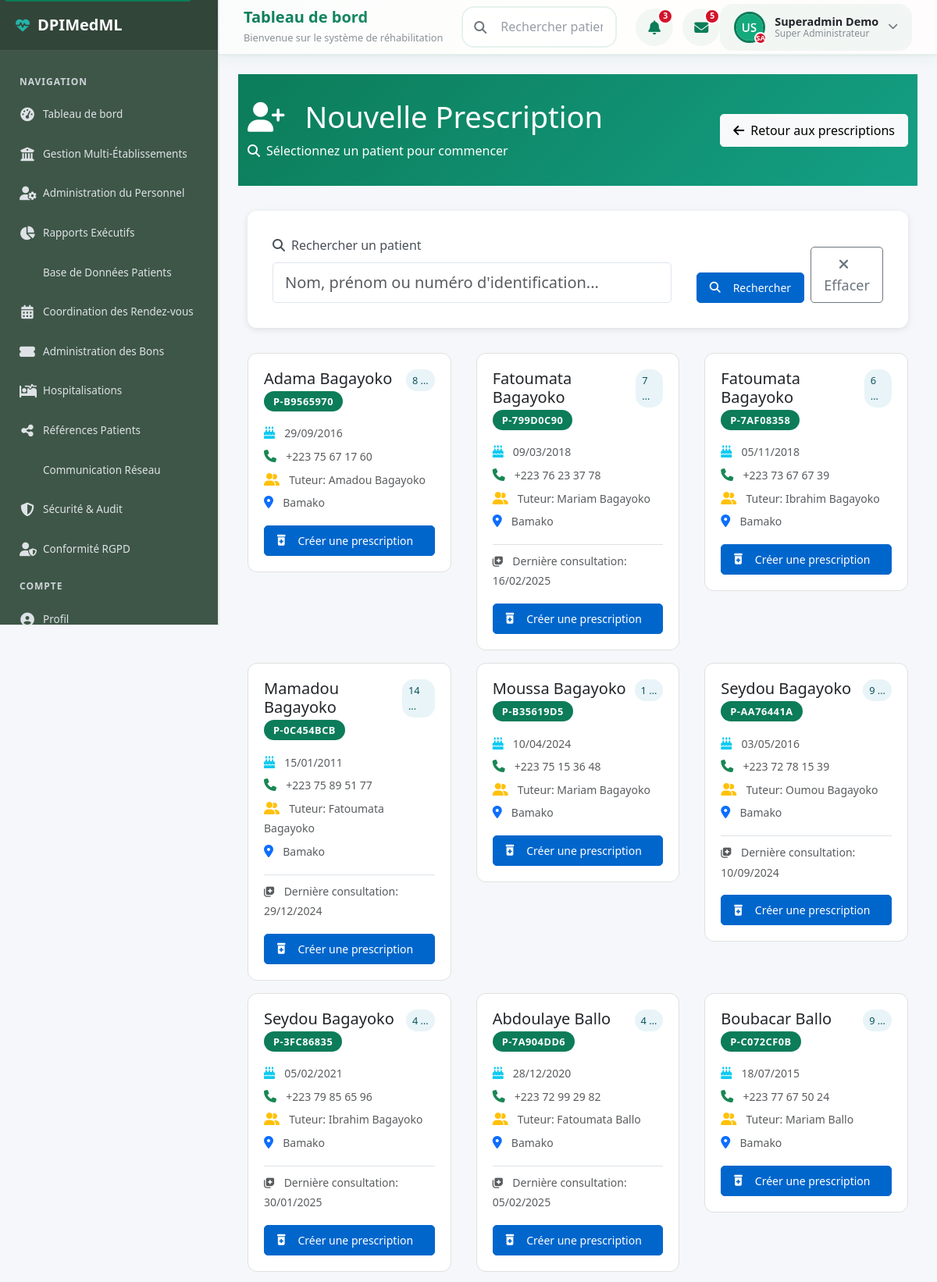
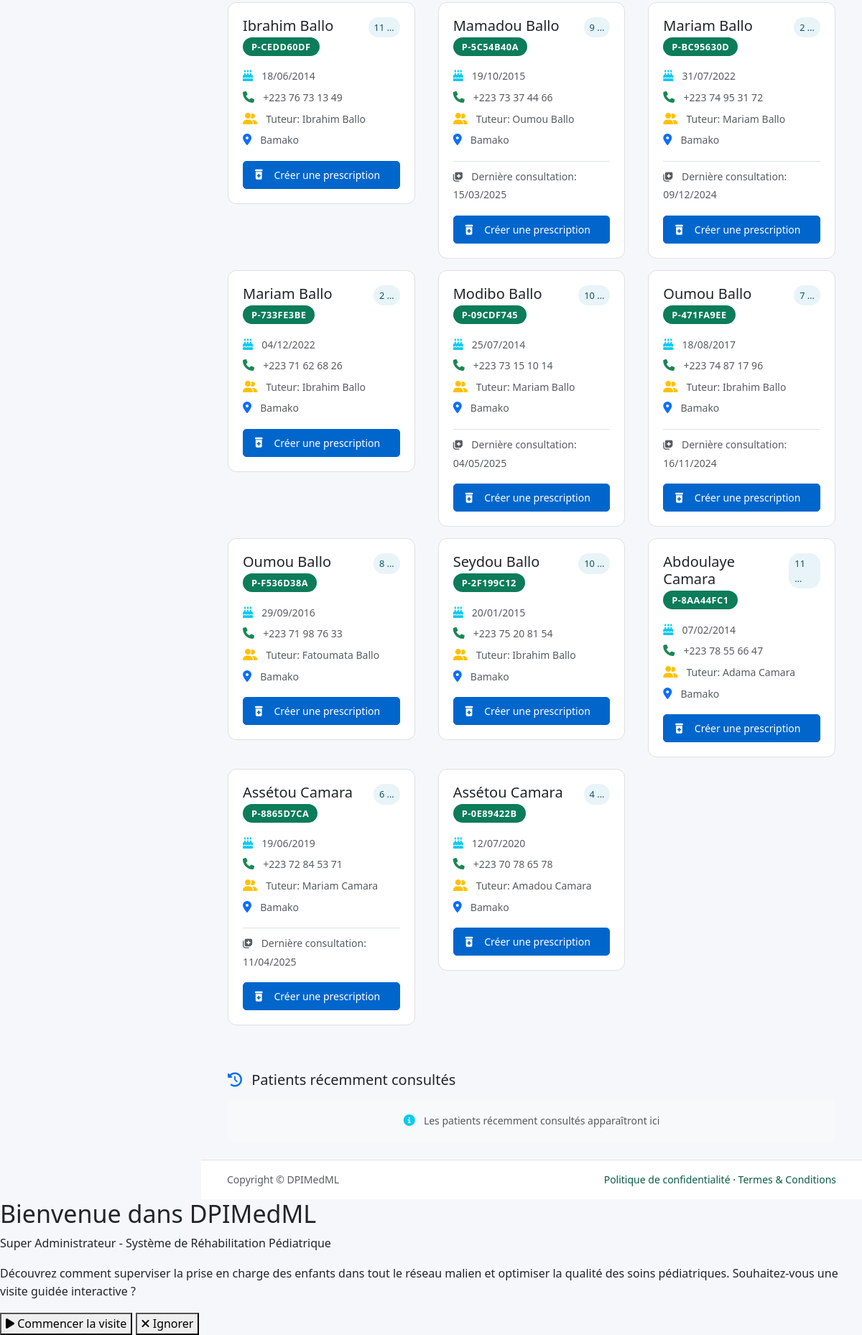
The page /prescriptions/create/ (signed in) on the database as committed earlier (2 pictures, top to bottom).
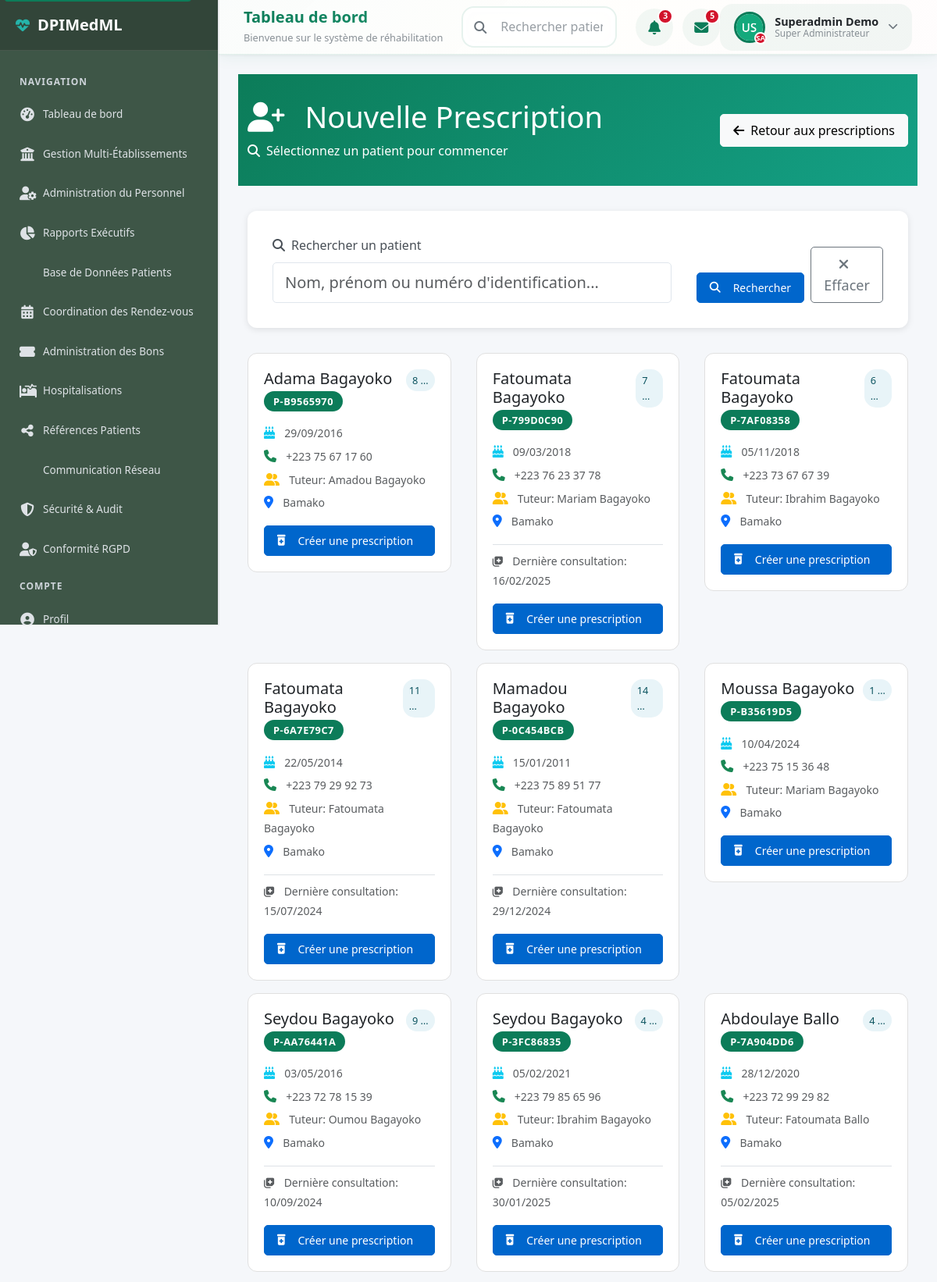
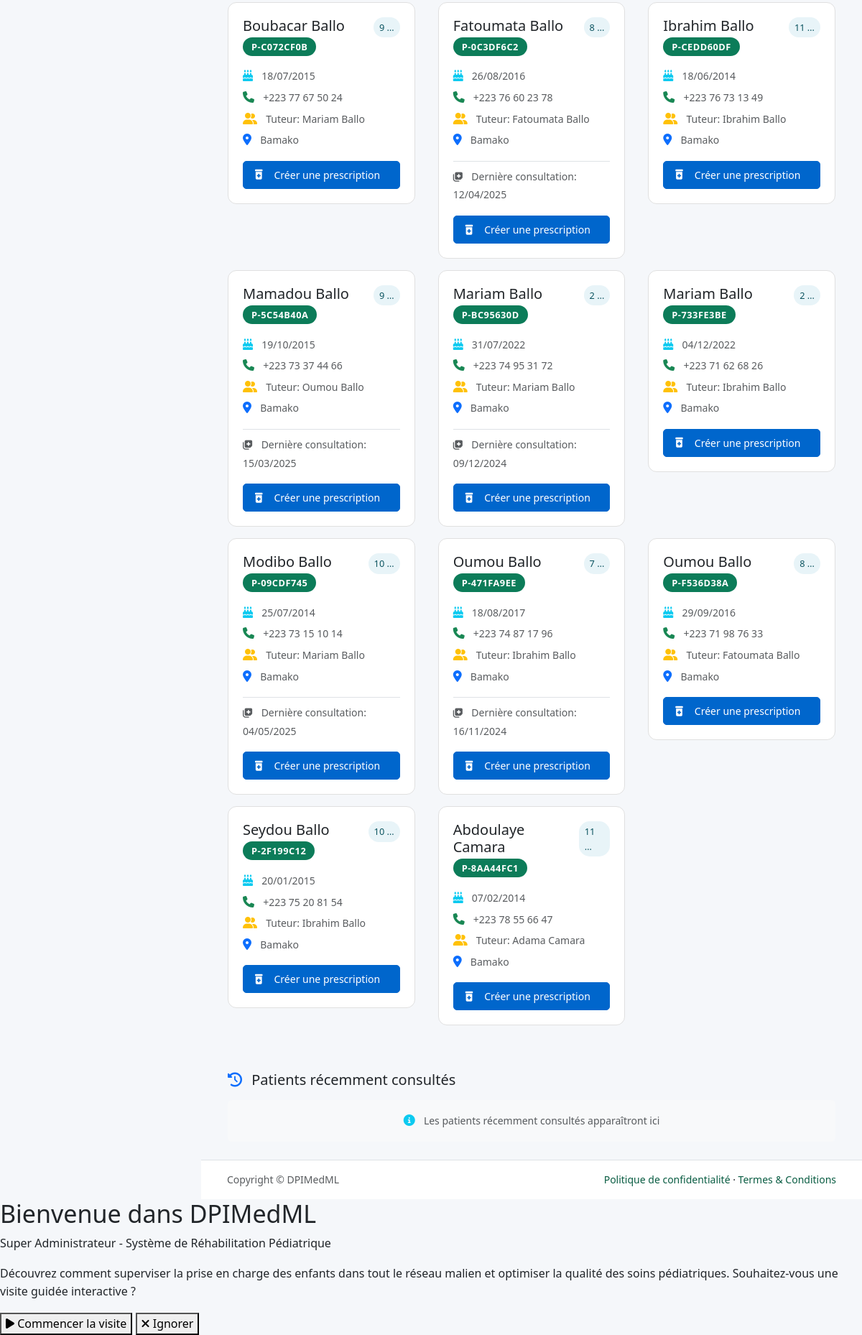
The same page on the database as committed later (2 pictures, top to bottom).
### patients/models.py (models this page shows, shortened)
class Patient(models.Model):
    GENDER_CHOICES = [
        ('M', 'Masculin'),
        ('F', 'Féminin'),
        ('O', 'Autre'),
    ]
    user = models.OneToOneField(User, on_delete=models.CASCADE, null=True, blank=True)
    patient_id = models.CharField(max_length=20, unique=True, null=True, blank=True)
    first_name = models.CharField(max_length=100, null=True, blank=True)
    last_name = models.CharField(max_length=100, null=True, blank=True)
    date_of_birth = models.DateField(null=True, blank=True)
    gender = models.CharField(max_length=1, choices=GENDER_CHOICES, null=True, blank=True)
    address = models.CharField(max_length=255, null=True, blank=True)
    city = models.CharField(max_length=100, null=True, blank=True)
    region = models.CharField(max_length=100, null=True, blank=True)
    phone_number = models.CharField(max_length=20, null=True, blank=True)
    email = models.EmailField(null=True, blank=True)
    guardian_name = models.CharField(max_length=200, null=True, blank=True)
    guardian_relationship = models.CharField(max_length=50, null=True, blank=True)
    guardian_phone = models.CharField(max_length=20, null=True, blank=True)
    created_at = models.DateTimeField(default=timezone.now)
    updated_at = models.DateTimeField(default=timezone.now)

class MedicalRecord(models.Model):
    patient = models.ForeignKey(Patient, on_delete=models.CASCADE)
    doctor = models.ForeignKey('accounts.UserProfile', on_delete=models.SET_NULL, null=True, related_name='medical_records')
    facility = models.ForeignKey('facilities.Facility', on_delete=models.SET_NULL, null=True)
    date = models.DateTimeField(null=True, blank=True)
    primary_diagnosis_icd10 = models.ForeignKey(
        ICD10Code,
        on_delete=models.SET_NULL,
        null=True,
        blank=True,
        related_name='primary_diagnoses',
        help_text="Diagnostic principal (ICD-10)"
    )
    secondary_diagnoses_icd10 = models.ManyToManyField(
        ICD10Code,
        blank=True,
        related_name='secondary_diagnoses',
        help_text="Diagnostics secondaires (ICD-10)"
    )
    diagnosis = models.CharField(max_length=200, null=True, blank=True, help_text="Diagnostic (texte libre - legacy)")
    chief_complaint = models.TextField(null=True, blank=True, help_text="Motif de consultation")
    present_illness = models.TextField(null=True, blank=True, help_text="Histoire de la maladie actuelle")
    physical_examination = models.TextField(null=True, blank=True, help_text="Examen physique")
    clinical_notes = models.TextField(null=True, blank=True, help_text="Notes cliniques")
    description = models.TextField(null=True, blank=True, help_text="Description générale")
    treatment_plan = models.TextField(null=True, blank=True, help_text="Plan de traitement")
    recommendations = models.TextField(blank=True, null=True, help_text="Recommandations")
    follow_up_instructions = models.TextField(null=True, blank=True, help_text="Instructions de suivi")
    created_at = models.DateTimeField(default=timezone.now)
    updated_at = models.DateTimeField(default=timezone.now)
    class Meta:
        verbose_name = "Dossier médical"
        verbose_name_plural = "Dossiers médicaux"
        ordering = ['-date']

### prescriptions/views.py (the view)
# urls.py: path('create/', views.prescription_create, name='create'),
@login_required
def prescription_create(request):
    search_query = request.GET.get('search', '').strip()
    patients = Patient.objects.all()
    if search_query:
        search_filter = Q(first_name__icontains=search_query) | \
                       Q(last_name__icontains=search_query) | \
                       Q(patient_id__icontains=search_query)
        patients = patients.filter(search_filter)
    patients = patients.order_by('last_name', 'first_name')[:20]  # Limit for performance
    context = {
        'patients': patients,
        'search_query': search_query
    }
    return render(request, 'prescriptions/select_patient.html', context)

### dpimedml/context_processors.py (called while the page is built)
def current_patient(request):
    context = {}
    if request.user.is_authenticated and hasattr(request.user, 'profile'):
        if request.user.profile.user_type == 'patient':
            try:
                current_patient = Patient.objects.get(user=request.user)
                context['current_patient'] = current_patient
            except Patient.DoesNotExist:
                context['current_patient'] = None
    return context

### templates/prescriptions/select_patient.html (shortened to what the changed rows need)
{% extends 'base.html' %}
{% load static %}
{% block content %}
<div class="mali-header">
    <div class="container">
        <div class="row align-items-center">
            <div class="col-md-8">
                <h1 class="mb-2">
                    <i class="fas fa-user-plus me-3"></i>
                    Nouvelle Prescription
                </h1>
            </div>
        </div>
    </div>
</div>
<div class="container">
    {% if patients %}
        <div class="row">
            {% for patient in patients %}
                <div class="col-md-6 col-lg-4">
                    <div class="patient-card">
                        <div class="card-body">
                            <div class="d-flex justify-content-between align-items-start mb-3">
                                <div>
                                    <h5 class="card-title mb-1">
                                        {{ patient.first_name }} {{ patient.last_name }}
                                    </h5>
                                    <span class="patient-id-badge">{{ patient.patient_id }}</span>
                                </div>
                                <span class="age-badge">
                                    {% if patient.date_of_birth %}
                                        {{ patient.date_of_birth|timesince|truncatewords:1 }}
                                    {% else %}
                                        Âge non renseigné
                                    {% endif %}
                                </span>
                            </div>
                            <div class="mb-3">
                                {% if patient.date_of_birth %}
                                    <p class="mb-1">
                                        <i class="fas fa-birthday-cake me-2 text-info"></i>
                                        <small class="text-muted">{{ patient.date_of_birth|date:"d/m/Y" }}</small>
                                    </p>
                                {% endif %}
                                {% if patient.phone_number %}
                                    <p class="mb-1">
                                        <i class="fas fa-phone me-2 text-success"></i>
                                        <small class="text-muted">{{ patient.phone_number }}</small>
                                    </p>
                                {% endif %}
                                {% if patient.guardian_name %}
                                    <p class="mb-1">
                                        <i class="fas fa-user-friends me-2 text-warning"></i>
                                        <small class="text-muted">Tuteur: {{ patient.guardian_name }}</small>
                                    </p>
                                {% endif %}
                                {% if patient.city %}
                                    <p class="mb-1">
                                        <i class="fas fa-map-marker-alt me-2 text-primary"></i>
                                        <small class="text-muted">{{ patient.city }}</small>
                                    </p>
                                {% endif %}
                            </div>
                            {% with patient.medicalrecord_set.first as latest_record %}
                                {% if latest_record %}
                                    <div class="border-top pt-2 mb-3">
                                        <small class="text-muted">
                                            <i class="fas fa-notes-medical me-2"></i>
                                            Dernière consultation: {{ latest_record.date|date:"d/m/Y" }}
                                        </small>
                                    </div>
                                {% endif %}
                            {% endwith %}
                            <div class="d-grid">
                                <a href="{% url 'prescriptions:create_for_patient' patient.pk %}"
                                   class="btn btn-primary">
                                    <i class="fas fa-prescription-bottle-alt me-2"></i>
                                    Créer une prescription
                                </a>
                            </div>
                        </div>
                    </div>
                </div>
            {% endfor %}
        </div>
    {% endif %}
</div>
{% endblock %}

Rows that differ between the two databases and show on the page:
no longer on this page (row unchanged): Patient: first_name "Assétou", last_name "Camara", patient_id "P-8865D7CA", date_of_birth "6 …", date_of_birth "19/06/2019", phone_number "+223 72 84 53 71", guardian_name "Mariam Camara", city "Bamako", medicalrecord_set.first "11/04/2025"
no longer on this page (row unchanged): Patient: first_name "Assétou", last_name "Camara", patient_id "P-0E89422B", date_of_birth "4 …", date_of_birth "12/07/2020", phone_number "+223 70 78 65 78", guardian_name "Amadou Camara", city "Bamako"
added Patient: first_name "Fatoumata", last_name "Bagayoko", patient_id "P-6A7E79C7", date_of_birth "11 …", date_of_birth "22/05/2014", phone_number "+223 79 29 92 73", guardian_name "Fatoumata Bagayoko", city "Bamako", medicalrecord_set.first "15/07/2024"
added Patient: first_name "Fatoumata", last_name "Ballo", patient_id "P-0C3DF6C2", date_of_birth "8 …", date_of_birth "26/08/2016", phone_number "+223 76 60 23 78", guardian_name "Fatoumata Ballo", city "Bamako", medicalrecord_set.first "12/04/2025"
